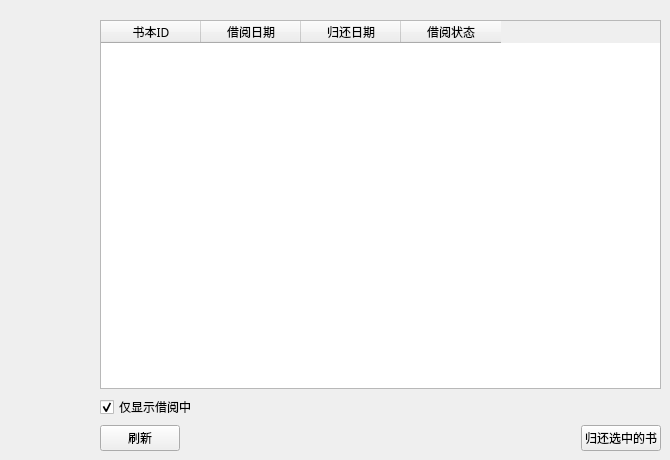
        <widget class="QWidget" name="borrowRecordTab">
         <attribute name="title">
          <string>我的借书记录</string>
         </attribute>
         <widget class="QWidget" name="layoutWidget">
          <property name="geometry">
           <rect>
            <x>100</x>
            <y>20</y>
            <width>561</width>
            <height>431</height>
           </rect>
          </property>
          <layout class="QVBoxLayout" name="verticalLayout">
           <item>
            <widget class="QTableWidget" name="myBorrowTableWidget">
             <property name="font">
              <font>
               <family>PingFang SC</family>
               <weight>50</weight>
               <bold>false</bold>
              </font>
             </property>
             <property name="editTriggers">
              <set>QAbstractItemView::NoEditTriggers</set>
             </property>
             <property name="selectionMode">
              <enum>QAbstractItemView::SingleSelection</enum>
             </property>
             <property name="selectionBehavior">
              <enum>QAbstractItemView::SelectRows</enum>
             </property>
             <property name="showGrid">
              <bool>true</bool>
             </property>
             <property name="gridStyle">
              <enum>Qt::SolidLine</enum>
             </property>
             <property name="sortingEnabled">
              <bool>false</bool>
             </property>
             <property name="wordWrap">
              <bool>false</bool>
             </property>
             <property name="cornerButtonEnabled">
              <bool>true</bool>
             </property>
             <property name="rowCount">
              <number>0</number>
             </property>
             <column>
              <property name="text">
               <string>书本ID</string>
              </property>
             </column>
             <column>
              <property name="text">
               <string>借阅日期</string>
              </property>
             </column>
             <column>
              <property name="text">
               <string>归还日期</string>
              </property>
             </column>
             <column>
              <property name="text">
               <string>借阅状态</string>
              </property>
             </column>
            </widget>
           </item>
           <item>
            <widget class="QCheckBox" name="showBorrowingCheckBox">
             <property name="text">
              <string>仅显示借阅中</string>
             </property>
             <property name="checked">
              <bool>true</bool>
             </property>
            </widget>
           </item>
           <item>
            <layout class="QHBoxLayout" name="horizontalLayout_34">
             <item>
              <widget class="QPushButton" name="updateBorrowPushButton">
               <property name="font">
                <font>
                 <family>PingFang SC</family>
                </font>
               </property>
               <property name="text">
                <string>刷新</string>
               </property>
              </widget>
             </item>
             <item>
              <spacer name="horizontalSpacer_2">
               <property name="orientation">
                <enum>Qt::Horizontal</enum>
               </property>
               <property name="sizeHint" stdset="0">
                <size>
                 <width>40</width>
                 <height>20</height>
                </size>
               </property>
              </spacer>
             </item>
             <item>
              <widget class="QPushButton" name="returnBookPushButton">
               <property name="enabled">
                <bool>true</bool>
               </property>
               <property name="font">
                <font>
                 <family>PingFang SC</family>
                </font>
               </property>
               <property name="text">
                <string>归还选中的书</string>
               </property>
              </widget>
             </item>
            </layout>
           </item>
          </layout>
         </widget>
        </widget>
